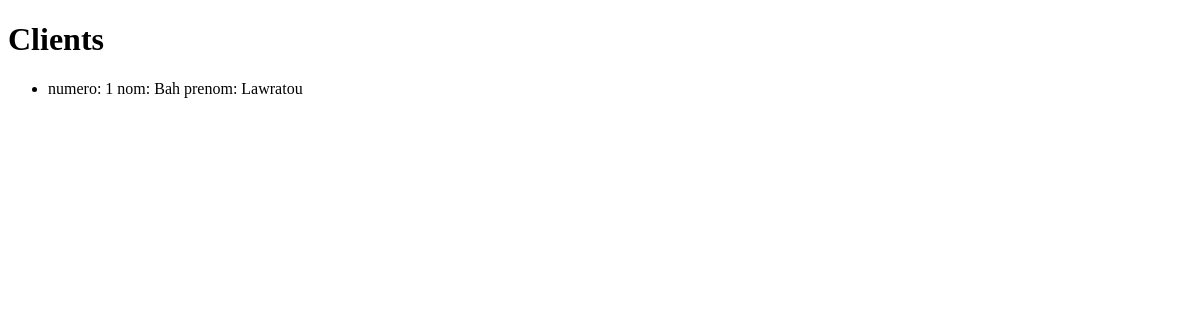
Page /blog/ on the earlier database version.
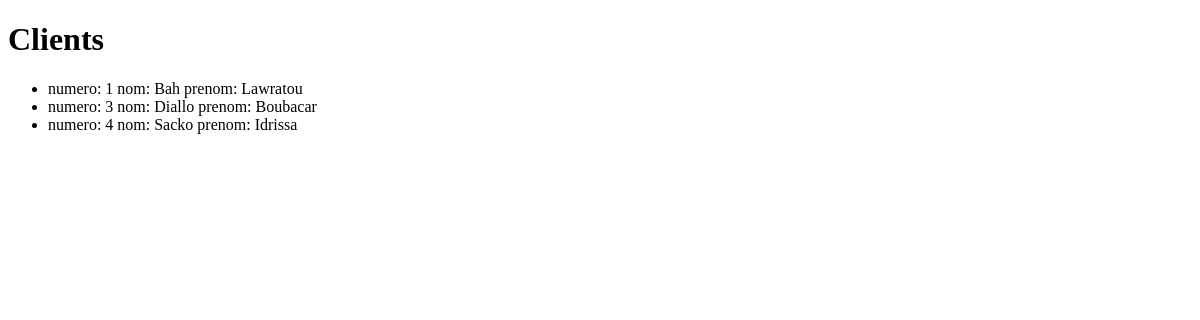
Same page on the later database version.
### blog/models.py (models this page shows, shortened)
class Client(models.Model):
    GENRE=(
        ('M','Masculin'),
        ('F','Feminin'),
    )
    nom_client=models.CharField(max_length=50)
    prenom_client=models.CharField(max_length=100)
    genre=models.CharField(max_length=1, choices=GENRE)
    phone_regex = RegexValidator(
        regex=r'^\d{9}$',
        message="Le numero doit contenir 9 chiffres comme: 622678756"
    )
    telephone = models.CharField(
        validators=[phone_regex],
        verbose_name=("Mobile phone"),
        max_length=17, blank=True, null=True
    )
    email=models.EmailField(max_length=100, unique=True)
    password=models.CharField(max_length=30)
    adresse=models.CharField(max_length=50)

### blog/views.py (the view)
# urls.py: path("",views.index,name="index"),
def index(request):
    return render(request,"Clients/index.html",{
        "Client": Client.objects.all()
    })

### blog/templates/Clients/index.html
{% extends "Clients/layout.html" %}
{% block body %}
    <h1>Clients</h1>
    <ul>
        {% for clt in Client %}
            <li>numero: {{clt.id}} nom: {{clt.nom_client}} prenom: {{clt.prenom_client}}</li>
        {% endfor %}
    </ul>
{% endblock %}

### blog/templates/Clients/layout.html (shortened to what this page needs)
<!DOCTYPE html>
<html lang="fr">
<head>
</head>
<body>
    {% block body %}
    {% endblock %}
</body>
</html>

Differences in the rows shown:
added Client: id "3", nom_client "Diallo", prenom_client "Boubacar"
added Client: id "4", nom_client "Sacko", prenom_client "Idrissa"
